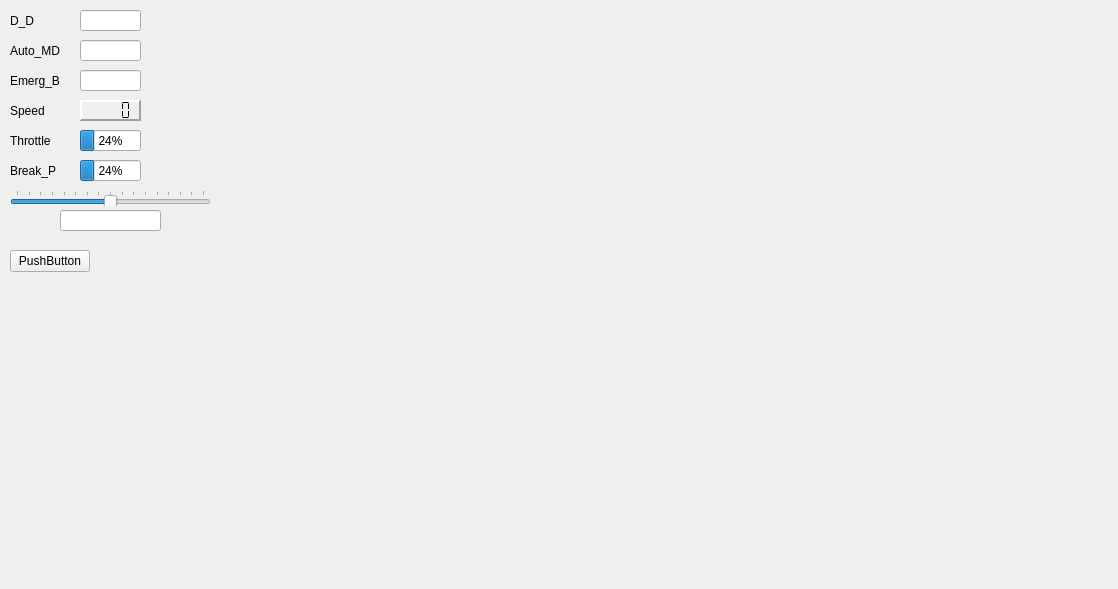
<?xml version="1.0" encoding="UTF-8"?>
<ui version="4.0">
 <class>MiaPluginWidget</class>
 <widget class="QWidget" name="MiaPluginWidget">
  <property name="geometry">
   <rect>
    <x>0</x>
    <y>0</y>
    <width>1118</width>
    <height>589</height>
   </rect>
  </property>
  <property name="sizePolicy">
   <sizepolicy hsizetype="Preferred" vsizetype="Preferred">
    <horstretch>0</horstretch>
    <verstretch>0</verstretch>
   </sizepolicy>
  </property>
  <property name="windowTitle">
   <string>Form</string>
  </property>
  <property name="layoutDirection">
   <enum>Qt::LeftToRight</enum>
  </property>
  <property name="autoFillBackground">
   <bool>true</bool>
  </property>
  <widget class="QProgressBar" name="throttleBar">
   <property name="geometry">
    <rect>
     <x>80</x>
     <y>130</y>
     <width>61</width>
     <height>21</height>
    </rect>
   </property>
   <property name="value">
    <number>24</number>
   </property>
  </widget>
  <widget class="QProgressBar" name="breakBar">
   <property name="geometry">
    <rect>
     <x>80</x>
     <y>160</y>
     <width>61</width>
     <height>21</height>
    </rect>
   </property>
   <property name="value">
    <number>24</number>
   </property>
  </widget>
  <widget class="QLCDNumber" name="lcdNumber">
   <property name="geometry">
    <rect>
     <x>80</x>
     <y>100</y>
     <width>61</width>
     <height>21</height>
    </rect>
   </property>
   <property name="font">
    <font>
     <pointsize>9</pointsize>
     <weight>50</weight>
     <bold>false</bold>
    </font>
   </property>
   <property name="autoFillBackground">
    <bool>true</bool>
   </property>
   <property name="frameShape">
    <enum>QFrame::Panel</enum>
   </property>
   <property name="lineWidth">
    <number>2</number>
   </property>
   <property name="smallDecimalPoint">
    <bool>true</bool>
   </property>
   <property name="digitCount">
    <number>4</number>
   </property>
   <property name="mode">
    <enum>QLCDNumber::Dec</enum>
   </property>
   <property name="segmentStyle">
    <enum>QLCDNumber::Flat</enum>
   </property>
  </widget>
  <widget class="QLineEdit" name="drive_display">
   <property name="geometry">
    <rect>
     <x>80</x>
     <y>10</y>
     <width>61</width>
     <height>21</height>
    </rect>
   </property>
  </widget>
  <widget class="QLineEdit" name="mode_display">
   <property name="geometry">
    <rect>
     <x>80</x>
     <y>40</y>
     <width>61</width>
     <height>21</height>
    </rect>
   </property>
  </widget>
  <widget class="QLineEdit" name="emerg_display">
   <property name="geometry">
    <rect>
     <x>80</x>
     <y>70</y>
     <width>61</width>
     <height>21</height>
    </rect>
   </property>
  </widget>
  <widget class="QLabel" name="drive_direction">
   <property name="geometry">
    <rect>
     <x>10</x>
     <y>10</y>
     <width>71</width>
     <height>21</height>
    </rect>
   </property>
   <property name="text">
    <string>D_D</string>
   </property>
  </widget>
  <widget class="QLabel" name="autonomus_mode">
   <property name="geometry">
    <rect>
     <x>10</x>
     <y>40</y>
     <width>71</width>
     <height>21</height>
    </rect>
   </property>
   <property name="text">
    <string>Auto_MD</string>
   </property>
  </widget>
  <widget class="QLabel" name="emergency_button">
   <property name="geometry">
    <rect>
     <x>10</x>
     <y>70</y>
     <width>71</width>
     <height>21</height>
    </rect>
   </property>
   <property name="text">
    <string>Emerg_B</string>
   </property>
  </widget>
  <widget class="QLabel" name="speed">
   <property name="geometry">
    <rect>
     <x>10</x>
     <y>100</y>
     <width>71</width>
     <height>21</height>
    </rect>
   </property>
   <property name="text">
    <string>Speed</string>
   </property>
  </widget>
  <widget class="QLabel" name="throttle">
   <property name="geometry">
    <rect>
     <x>10</x>
     <y>130</y>
     <width>71</width>
     <height>21</height>
    </rect>
   </property>
   <property name="text">
    <string>Throttle</string>
   </property>
  </widget>
  <widget class="QLabel" name="break_pedal">
   <property name="geometry">
    <rect>
     <x>10</x>
     <y>160</y>
     <width>71</width>
     <height>21</height>
    </rect>
   </property>
   <property name="text">
    <string>Break_P</string>
   </property>
  </widget>
  <widget class="QSlider" name="horizontalSlider">
   <property name="geometry">
    <rect>
     <x>10</x>
     <y>190</y>
     <width>201</width>
     <height>16</height>
    </rect>
   </property>
   <property name="minimum">
    <number>-32</number>
   </property>
   <property name="maximum">
    <number>32</number>
   </property>
   <property name="singleStep">
    <number>4</number>
   </property>
   <property name="value">
    <number>0</number>
   </property>
   <property name="orientation">
    <enum>Qt::Horizontal</enum>
   </property>
   <property name="tickPosition">
    <enum>QSlider::TicksAbove</enum>
   </property>
  </widget>
  <widget class="QLineEdit" name="angle_display">
   <property name="geometry">
    <rect>
     <x>60</x>
     <y>210</y>
     <width>101</width>
     <height>21</height>
    </rect>
   </property>
  </widget>
  <widget class="QPushButton" name="pushButton">
   <property name="geometry">
    <rect>
     <x>10</x>
     <y>250</y>
     <width>80</width>
     <height>22</height>
    </rect>
   </property>
   <property name="text">
    <string>PushButton</string>
   </property>
  </widget>
 </widget>
 <resources/>
 <connections/>
</ui>
